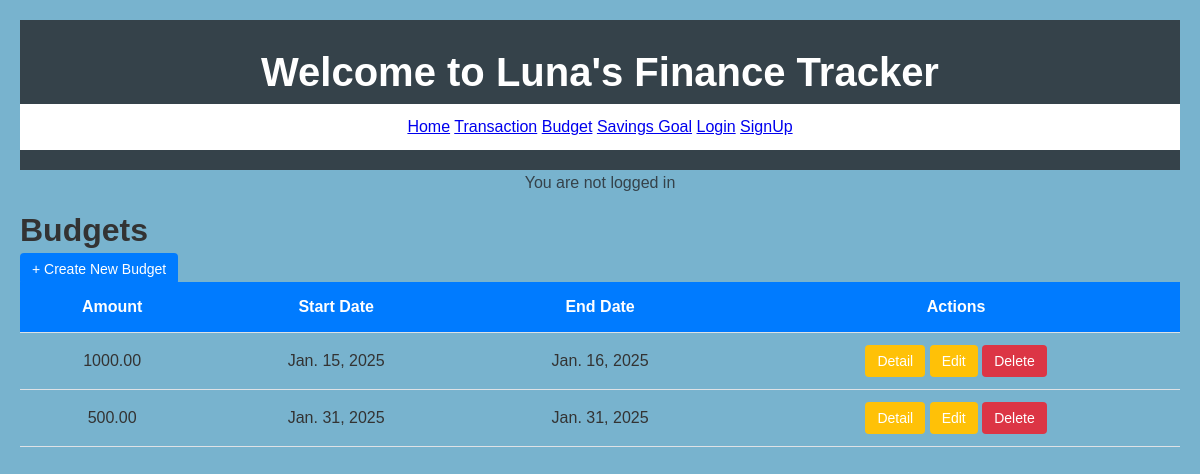
Page /budget/ on the earlier database version.
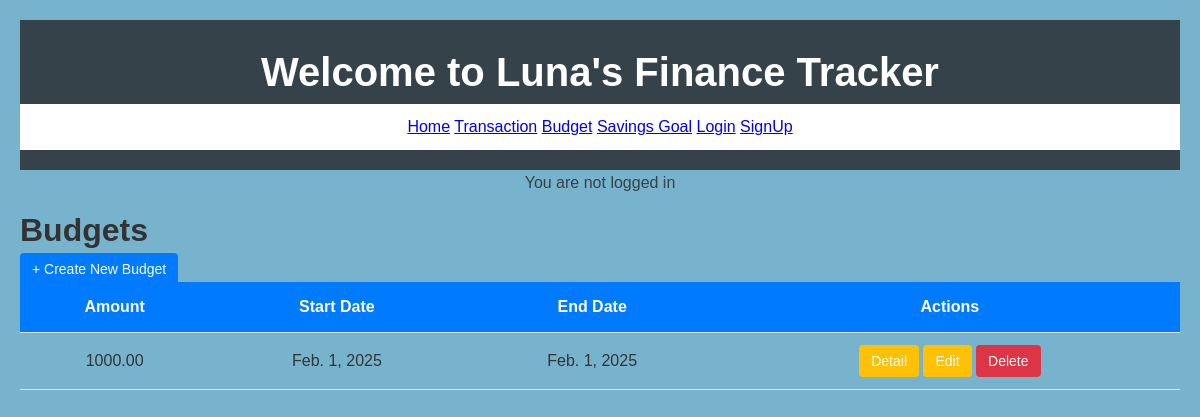
Same page on the later database version.
### Financeapp/models.py (models this page shows, shortened)
class Budget(models.Model):
    amount = models.DecimalField(max_digits=10, decimal_places=2)
    start_date = models.DateField()
    end_date = models.DateField()

### Financeapp/views.py (the view)
# urls.py: path('budget/', views.budget_list, name='budget_list'),
def budget_list(request):
    budgets = Budget.objects.all()
    return render(request, 'app/budget_list.html', {'budgets': budgets})

### Financeapp/templates/app/budget_list.html (shortened to what this page needs)
{% extends 'app/home.html' %}
{% load static %}
{% block content %}
<link rel="stylesheet" href="{% static 'css/main.css' %}">
    <div class="container">
    <h1>Budgets</h1>
    <a href="{% url 'budget_create' %}" class="btn btn-primary mb-3">+ Create New Budget</a>
    {% if budgets %}
        <table class="table table-striped">
            <thead>
                <tr>
                    <th>Amount</th>
                    <th>Start Date</th>
                    <th>End Date</th>
                    <th>Actions</th>
                </tr>
            </thead>
            <tbody>
                {% for budget in budgets %}
                    <tr>
                        <td>{{ budget.amount }}</td>
                        <td>{{ budget.start_date }}</td>
                        <td>{{ budget.end_date }}</td>
                        <td>
                             <a href="{% url 'budget_detail' budget.pk %}" class="btn btn-warning btn-sm">Detail</a>
                            <a href="{% url 'budget_update' budget.pk %}" class="btn btn-warning btn-sm">Edit</a>
                            <form action="{% url 'budget_delete' budget.pk %}" method="post" style="display:inline;">
                                <button type="submit" class="btn btn-danger btn-sm">Delete</button>
                            </form>
                        </td>
                    </tr>
                {% endfor %}
            </tbody>
        </table>
    {% else %}
        <p>No budgets found.</p>
    {% endif %}
</div>
{% endblock content %}

Differences in the rows shown:
removed Budget: amount "1000.00", start_date "Jan. 15, 2025", end_date "Jan. 16, 2025"
removed Budget: amount "500.00", start_date "Jan. 31, 2025", end_date "Jan. 31, 2025"
added Budget: amount "1000.00", start_date "Feb. 1, 2025", end_date "Feb. 1, 2025"
